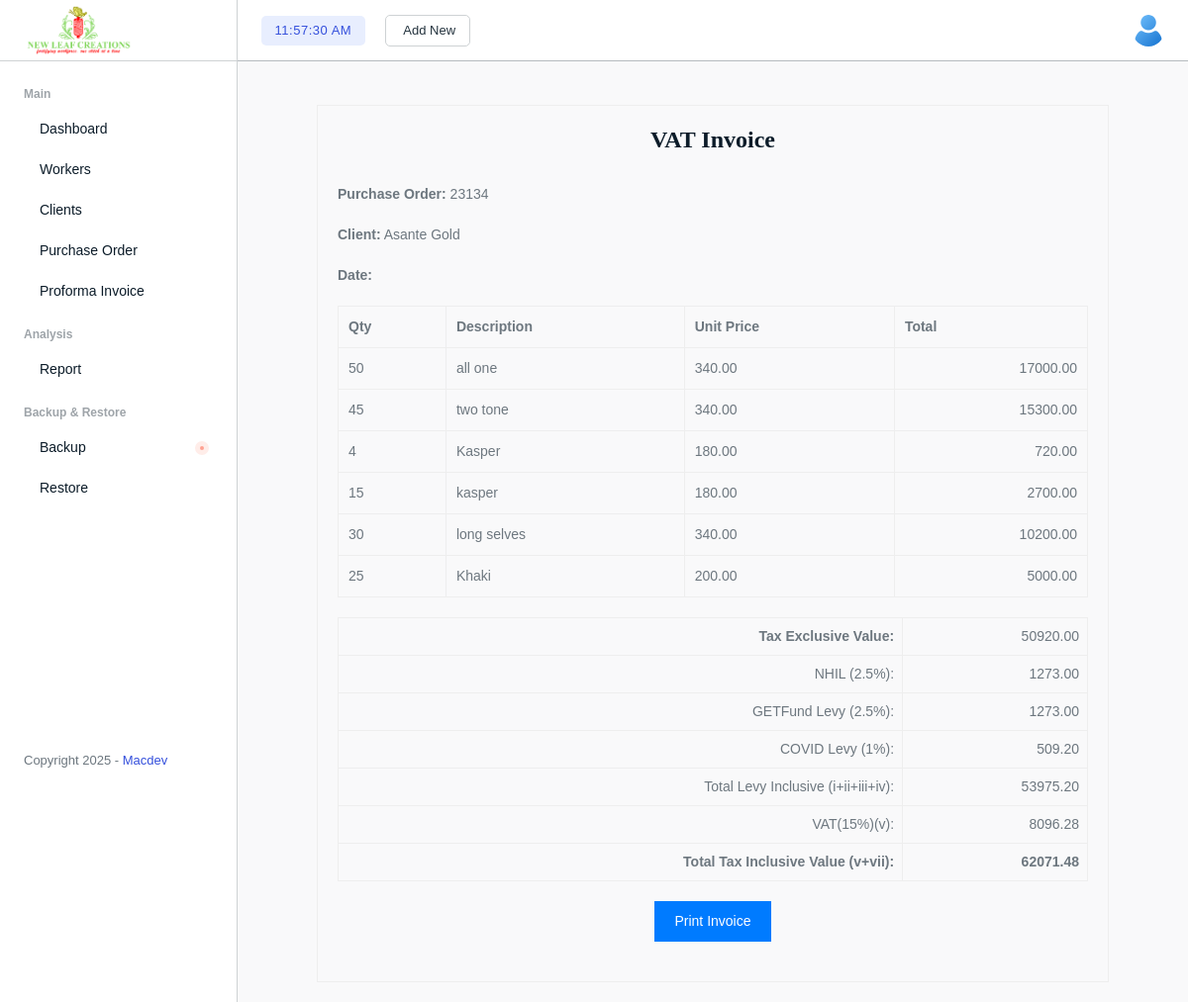
The page /management/vat-invoice/5/ on the database its author committed.
### managementSystem/models.py (models this page shows, shortened)
class VATInvoice(models.Model):
    purchase_order = models.OneToOneField(PurchaseOrder, on_delete=models.CASCADE, related_name="vat_invoice")
    invoice_number = models.CharField(max_length=50, unique=True)
    date_issued = models.DateTimeField(auto_now_add=True)
    gross = models.DecimalField(max_digits=12, decimal_places=2)
    nhil = models.DecimalField(max_digits=12, decimal_places=2, default=0)
    getfund_levy = models.DecimalField(max_digits=12, decimal_places=2, default=0)
    covid_levy = models.DecimalField(max_digits=12, decimal_places=2, default=0)
    total_levy = models.DecimalField(max_digits=12, decimal_places=2, default=0)
    vat = models.DecimalField(max_digits=12, decimal_places=2, default=0)
    total_amount = models.DecimalField(max_digits=12, decimal_places=2, default=0)

class PurchaseOrder(models.Model):
    po_number = models.CharField(max_length=100, unique=True)
    client = models.ForeignKey(Client, on_delete=models.CASCADE)
    date = models.DateField()
    due_date = models.DateField()
    status = models.CharField(max_length=20, default='Pending')

class Client(models.Model):
    name = models.CharField(max_length=200)
    address = models.TextField()
    contact_email = models.EmailField()
    phone = models.CharField(max_length=15)
    def __str__(self):
        return self.name

class OrderItem(models.Model):
    po = models.ForeignKey(PurchaseOrder, related_name='items', on_delete=models.CASCADE)
    order_no = models.CharField(max_length=100, null=True, blank=True)
    size = models.CharField(max_length=50, null=True, blank=True)
    color = models.CharField(max_length=50, null=True, blank=True)
    description = models.TextField()
    quantity = models.PositiveIntegerField()
    unit_price = models.DecimalField(max_digits=10, decimal_places=2)
    status = models.CharField(max_length=20, default='Pending')
    @property
    def gross(self):
        return self.quantity * self.unit_price

### managementSystem/views.py (the view)
# urls.py: path("vat-invoice/<int:vat_id>/", views.view_vat_invoice, name="view_vat_invoice"),
def view_vat_invoice(request, vat_id):
    invoice = get_object_or_404(VATInvoice, id=vat_id)
    return render(request, "invoices/vat_invoice.html", {"invoice": invoice})

### managementSystem/context_processors.py (called while the page is built)
def notifications_context(request):
    if request.user.is_authenticated:
        notifications = Notification.objects.filter(user=request.user).order_by("-created_at")[:5]
        unread_count = Notification.objects.filter(user=request.user, is_read=False).count()
    else:
        notifications = []
        unread_count = 0
    return {
        "navbar_notifications": notifications,
        "unread_notifications": unread_count,
    }

### managementSystem/templates/invoices/vat_invoice.html (shortened to what this page needs)
{% extends "base.html" %}
{% load static %}
{% block content %}
<!DOCTYPE html>
<html lang="en">
<head>
</head>
<body>
<div class="main-wrapper">
    <div class="page-wrapper">
        <div class="content">
            <div class="invoice-box">
                <h2>VAT Invoice</h2>
                <p><strong>Purchase Order:</strong> {{ invoice.purchase_order.po_number }}</p>
                <p><strong>Client:</strong> {{ invoice.purchase_order.client }}</p>
                <p><strong>Date:</strong> {{ invoice.created_at|date:"F j, Y" }}</p>
                <table>
                    <tr>
                        <th>Qty</th>
                        <th>Description</th>
                        <th>Unit Price</th>
                        <th>Total</th>
                    </tr>
                    {% for item in invoice.purchase_order.items.all %}
                    <tr>
                        <td>{{ item.quantity }}</td>
                        <td>{{ item.description }}</td>
                        <td>{{ item.unit_price }}</td>
                        <td class="right">{{ item.gross|floatformat:2 }}</td>
                    </tr>
                    {% endfor %}
                </table>
                <table class="totals">
                    <tr>
                        <td class="right"><strong>Tax Exclusive Value:</strong></td>
                        <td class="right">{{ invoice.gross|floatformat:2 }}</td>
                    </tr>
                    <tr>
                        <td class="right">NHIL (2.5%):</td>
                        <td class="right">{{ invoice.nhil|floatformat:2 }}</td>
                    </tr>
                    <tr>
                        <td class="right">GETFund Levy (2.5%):</td>
                        <td class="right">{{ invoice.getfund_levy|floatformat:2 }}</td>
                    </tr>
                    <tr>
                        <td class="right">COVID Levy (1%):</td>
                        <td class="right">{{ invoice.covid_levy|floatformat:2 }}</td>
                    </tr>
                    <tr>
                        <td class="right">Total Levy Inclusive (i+ii+iii+iv):</td>
                        <td class="right">{{ invoice.total_levy|floatformat:2 }}</td>
                    </tr>
                    <tr>
                        <td class="right">VAT(15%)(v):</td>
                        <td class="right">{{ invoice.vat|floatformat:2 }}</td>
                    </tr>
                    <tr>
                        <td class="right"><strong>Total Tax Inclusive Value (v+vii):</strong></td>
                        <td class="right"><strong>{{ invoice.total_amount|floatformat:2 }}</strong></td>
                    </tr>
                </table>
                <button class="print-btn" onclick="window.print()">Print Invoice</button>
            </div>
        </div>
    </div>
</div>
</body>
</html>
{% endblock %}

### managementSystem/templates/invoices/vat_invoice.html (style rules this page uses)
body { font-family: Arial, sans-serif; margin: 20px; }
.invoice-box { border: 1px solid #eee; padding: 20px; width: 800px; margin: auto; }
h2 { text-align: center; margin-bottom: 30px; }
table { width: 100%; border-collapse: collapse; }
table, th, td { border: 1px solid #eee; }
th, td { padding: 10px; text-align: left; }
.right { text-align: right; }
.totals { margin-top: 20px; width: 100%; }
.totals td { padding: 8px; }
.print-btn { display: block; margin: 20px auto; padding: 10px 20px; background: #007bff; color: #fff; border: none; cursor: pointer; }

### rows shown on the page
VATInvoice: purchase_order.po_number "23134", purchase_order.client "Asante Gold", gross "50920.00", nhil "1273.00", getfund_levy "1273.00", covid_levy "509.20", total_levy "53975.20", vat "8096.28", total_amount "62071.48"
OrderItem: quantity "50", description "all one", unit_price "340.00", gross "17000.00"
OrderItem: quantity "45", description "two tone", unit_price "340.00", gross "15300.00"
OrderItem: quantity "4", description "Kasper", unit_price "180.00", gross "720.00"
OrderItem: quantity "15", description "kasper", unit_price "180.00", gross "2700.00"
OrderItem: quantity "30", description "long selves", unit_price "340.00", gross "10200.00"
OrderItem: quantity "25", description "Khaki", unit_price "200.00", gross "5000.00"
